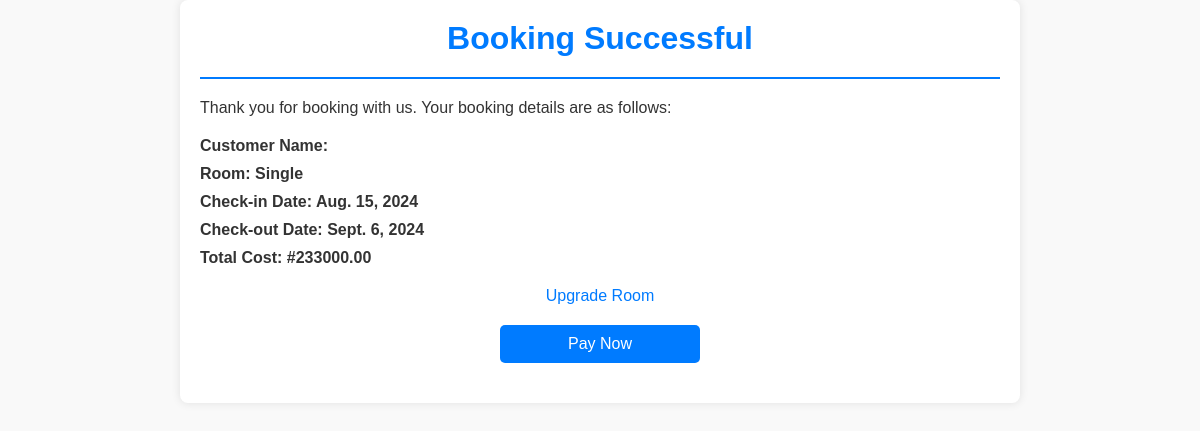
The app's page /booking-success/8/ with its own data.
### homeapp/models.py (models this page shows, shortened)
class Booking(models.Model):
    room = models.ForeignKey(Room, on_delete=models.CASCADE)
    user = models.ForeignKey(Candidate, on_delete=models.CASCADE)
    price = models.DecimalField(max_digits=10, decimal_places=2, default=True)
    start_date = models.DateField()
    end_date = models.DateField()
    created_at = models.DateTimeField(auto_now_add=True)

class Room(models.Model):
    ROOM_TYPE_CHOICES = [
        ('Single', 'Single'),
        ('Double', 'Double'),
        ('Suite', 'Suite'),
    ]
    room_type = models.CharField(max_length=20, choices=ROOM_TYPE_CHOICES)
    description = models.TextField()
    price = models.DecimalField(max_digits=10, decimal_places=2)
    company = models.ForeignKey(Company, on_delete=models.CASCADE, related_name='rooms')
    available = models.BooleanField(default=True)
    created_at = models.DateTimeField(auto_now_add=True)
    room_pic = models.ImageField(upload_to='rooms/', null=True, blank=True)
    is_active = models.BooleanField(default=False)
    is_student = models.BooleanField(default=False)
    is_admin = models.BooleanField(default=False)
    is_staff = models.BooleanField(default=False)
    is_created = models.DateTimeField(auto_now_add=True)
    is_updated = models.DateTimeField(auto_now=True)

### homeapp/views.py (the view)
# urls.py: path('booking-success/<int:booking_id>/', booking_success, name='booking_success'),
def booking_success(request, booking_id):
    booking = get_object_or_404(Booking, id=booking_id)
    return render(request, 'booking_success.html', {'booking': booking})

### homeapp/templates/booking_success.html (shortened to what this page needs)
<!DOCTYPE html>
<html lang="en">
<head>
</head>
<body>
    <div class="container">
        <div class="header">
            <h1>Booking Successful</h1>
        </div>
        <div class="content">
            <p>Thank you for booking with us. Your booking details are as follows:</p>
            <div class="details">
                <p>Customer Name: {{ booking.user.first_name }} {{ booking.user.last_name }}</p>
                <p>Room: {{ booking.room.room_type }}</p>
                <p>Check-in Date: {{ booking.start_date }}</p>
                <p>Check-out Date: {{ booking.end_date }}</p>
                <p>Total Cost: #{{ booking.room.price }}</p>
            </div>
            <a href="{% url 'upgrade_room' booking.id %}" class="upgrade-link">Upgrade Room</a>
            <form method="POST" action="{% url 'paystack_payment' booking.id %}">
                <button type="submit" class="button">Pay Now</button>
            </form>
        </div>
    </div>
</body>
</html>

### homeapp/templates/booking_success.html (style rules this page uses)
body { font-family: Arial, sans-serif; background-color: #f9f9f9; margin: 0; padding: 0; }
.container { max-width: 800px; margin: 0 auto; padding: 20px; background-color: #ffffff; box-shadow: 0 0 10px rgba(0, 0, 0, 0.1); border-radius: 8px; }
.header { text-align: center; border-bottom: 2px solid #007bff; padding-bottom: 20px; margin-bottom: 20px; }
.header h1 { margin: 0; color: #007bff; }
.content { font-size: 16px; color: #333; }
.content p { margin: 10px 0; }
.content .details { margin-top: 20px; }
.content .details p { font-weight: bold; }
.button { display: block; width: 200px; margin: 20px auto; padding: 10px; text-align: center; background-color: #007bff; color: #ffffff; border: none; border-radius: 5px; text-decoration: none; font-size: 16px; }
.upgrade-link { display: block; text-align: center; margin-top: 20px; color: #007bff; text-decoration: none; }

### records on screen
Booking: room.room_type "Single", start_date "Aug. 15, 2024", end_date "Sept. 6, 2024", room.price "233000.00"
